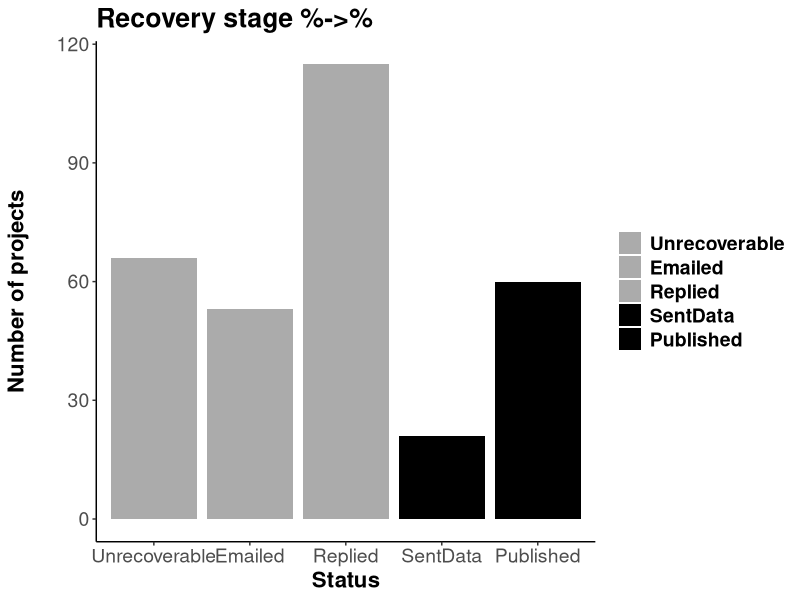

This figure's R source: (Note: this script raises an error after producing the figure.)
## ---- chunk 1

library(knitr)
library(dplyr)
library(readr)
library(ggplot2)
library(reshape2)
library(grid)
library(gridExtra)
library(gtable)
library(cowplot)

rslt=read.csv('data/archResRevised2.csv',header=T,stringsAsFactors=F)
rslt[rslt$Status=='published','Status']<-'Published'

rslt$succ=ifelse(rslt$Status %in% c('Published','SentData','Revised'),0,1)
rslt$statSucc=ifelse(rslt$Status %in% c('Published','SentData','Revised'),1,2) # 1 = success, 2 = not successful

agDes=read.csv('data/ecoInfoAgencyDesig.csv',header=T,stringsAsFactors=T,col.names=c('agency','agGrp','agSubGrp'))
agDes$agGrp=gsub('nonProf','private',agDes$agGrp)

rslt2=merge(rslt,agDes,all.x=T)
rslt2=rslt2 %>%
  filter(!end>2010) 
## ---- chunk 2

overall=table(rslt2$Status)
overallLong=melt(overall)
colnames(overallLong)=c('Status','nDatasets')
overall2=overallLong %>%
  mutate(prop=nDatasets/sum(nDatasets))

possible=overallLong %>%
  filter(!Status=='Unrecoverable') %>%
  mutate(prop=nDatasets/sum(nDatasets))

statusOrd=c('Unrecoverable','Emailed','Replied','SentData','Revised','Published')
#rslt2$Status=as.factor(rslt2$Status,levels=statusOrd,ordered=T)
statGrey=c('Unrecoverable'='gray67',
             'Emailed'='gray67',
             'Replied'='gray67',
             'SentData'='black',
             'Revised'='black',
             'Published'='black')

statPlot=ggplot()+
  geom_bar(data=rslt2,
                 aes(x=factor(Status,levels=statusOrd,ordered=T),fill=Status))+
  scale_fill_manual(labels=statusOrd,breaks=statusOrd,values=statGrey)+
  theme(legend.title=element_blank())+
  theme(panel.grid.major = element_blank(),
        panel.grid.minor = element_blank(),
        panel.border = element_blank(),
        panel.background = element_blank())+
  #theme(axis.text.x = element_text(angle=90))+
  xlab('Status')+
  ylab('Number of projects\n')+
  ggtitle('Recovery stage %->%')+
  theme(axis.text=element_text(size=14),
        title=element_text(size=16,face="bold"),
        legend.text = element_text(size = 14, face = "bold"))+
  theme(axis.line.x = element_line(color="black"),
        axis.line.y = element_line(color="black"))

statPlot

## ---- chunk 3

catYN=as.data.frame(table(rslt2$dataType,rslt2$succ))
colnames(catYN)=c('category','succ','nDatasets')

broadSpl=strsplit(as.character(catYN$category),'-')
catYN$broad=sapply(broadSpl,function(x) x[1])
bioSub=sapply(broadSpl,function(x) x[2])

bioYN=catYN %>%
  filter(broad=='biological') %>%
  mutate(subCat=na.omit(bioSub)) %>%
  group_by(category) %>%
  mutate(grpTots=sum(nDatasets)) %>%
  mutate(prop=nDatasets/grpTots)

bioYN$subCat=factor(bioYN$subCat,levels=c("habitat",'plankton','benthicInverts','fish','birds','mammals'))

##### general fields (biology grouped)

sums=bioYN %>%
  group_by(succ) %>%
  summarise(nDatasets=sum(nDatasets)) %>%
  mutate(category='biological') %>%
  select(category,succ,nDatasets)

broadDf=catYN %>%
  filter(!broad=='biological') %>%
  group_by(broad) %>%
  mutate(grpTots=sum(nDatasets)) %>%
  mutate(prop=nDatasets/grpTots)
  
broadDf$category<-factor(broadDf$category,levels=c('physical',"biological",'social',"oil",'modeling'))
broadDf[9:10,]<-sums
broadDf[9:10,'prop'] <- c(broadDf$nDatasets[9]/sum(sums$nDatasets),broadDf$nDatasets[10]/sum(sums$nDatasets))
broadDf[9:10,'grpTots'] <- sum(sums$nDatasets)

broadNds=ggplot(broadDf[broadDf$succ==0,],aes(x=category,y=grpTots))+
  geom_bar(stat = "identity",fill="grey")+
  theme(axis.line=element_line('black'),
        panel.grid.major = element_blank(),
        panel.grid.minor = element_blank(),
        panel.border = element_blank(),
        panel.background = element_blank())+
  theme(axis.text.x = element_blank(),
        axis.title.x = element_blank())+
  ggtitle('General fields')+
  ylab('Number of projects\n')+
  theme(axis.text=element_text(size=14),
        title=element_text(size=16,face="bold"))+
  theme(axis.line.x = element_line(color="black"),
        axis.line.y = element_line(color="black"))
  
broadPerc=ggplot(broadDf[broadDf$succ==0,],aes(x=category,y=(prop*100)))+
  geom_bar(stat = "identity",fill="black")+
  scale_x_discrete(labels=c('physical',"biological",'social',"oil",'modeling'))+
  theme(axis.line=element_line('black'),
        panel.grid.major = element_blank(),
        panel.grid.minor = element_blank(),
        panel.border = element_blank(),
        panel.background = element_blank(),
        axis.text.x = element_text(angle=90))+
  xlab('Field')+
  ylab('% successful\n')+
  ylim(0,63)+
  theme(axis.text=element_text(size=14),
        title=element_text(size=16,face="bold"))+
  theme(axis.line.x = element_line(color="black"),
        axis.line.y = element_line(color="black"))+
  # annotate("text", x = 1, y=broadDf$prop[[3]]*100+2, label = as.character(broadDf[broadDf$category=="physical" & broadDf$succ==0,"grpTots"]))+
  # annotate("text", x = 2, y=broadDf$prop[[9]]*100+2, label = as.character(broadDf[broadDf$category=="biological" & broadDf$succ==0,"grpTots"]))+
  annotate("text", x = 3, y=broadDf$prop[[4]]*100+1, label = "*",size=7) #as.character(broadDf[broadDf$category=="social" & broadDf$succ==0,"grpTots"]))+
  # annotate("text", x = 4, y=broadDf$prop[[2]]*100+2, label = as.character(broadDf[broadDf$category=="oil" & broadDf$succ==0,"grpTots"]))+
  # annotate("text", x = 5, y=broadDf$prop[[1]]*100+2, label = as.character(broadDf[broadDf$category=="modeling" & broadDf$succ==0,"grpTots"]))

#biology fields

bioPerc=ggplot(bioYN[bioYN$succ==0,],aes(x=subCat,y=(prop*100)))+
  geom_bar(stat = "identity",fill="black")+
  scale_x_discrete(labels=c("habitat","plankton","inverts","fish","birds","mammals"))+
  theme(axis.line=element_line('black'),
        panel.grid.major = element_blank(),
        panel.grid.minor = element_blank(),
        panel.border = element_blank(),
        panel.background = element_blank())+
  theme(axis.text.x = element_text(angle=90),
        axis.title.y = element_blank())+
  ylim(0,63)+
  xlab('Bio Field')+
  #ylab('% successful')+
  theme(axis.text=element_text(size=14),
        title=element_text(size=16,face="bold"))+
  theme(axis.line.x = element_line(color="black"),
        axis.line.y = element_line(color="black"))+
  # annotate("text", x = 1, y=bioYN$prop[[4]]*100+3, label = as.character(bioYN[bioYN$category=="biological-habitat" & bioYN$succ==0,"grpTots"]))+
  # annotate("text", x = 2, y=bioYN$prop[[6]]*100+3, label = as.character(bioYN[bioYN$category=="biological-plankton" & bioYN$succ==0,"grpTots"]))+
  # annotate("text", x = 3, y=bioYN$prop[[1]]*100+3, label = as.character(bioYN[bioYN$category=="biological-benthicInverts" & bioYN$succ==0,"grpTots"]))+
  annotate("text", x = 4, y=bioYN$prop[[3]]*100+1, label = "*",size=7) #as.character(bioYN[bioYN$category=="biological-fish" & bioYN$succ==0,"grpTots"]))+
  # annotate("text", x = 5, y=bioYN$prop[[2]]*100+3, label = as.character(bioYN[bioYN$category=="biological-birds" & bioYN$succ==0,"grpTots"]))+
  # annotate("text", x = 6, y=bioYN$prop[[5]]*100+3, label = as.character(bioYN[bioYN$category=="biological-mammals" & bioYN$succ==0,"grpTots"]))

bioNds=ggplot(bioYN[bioYN$succ==0,],aes(x=subCat,y=grpTots))+
  geom_bar(stat = "identity",fill="grey")+
  theme(axis.line=element_line('black'),
        panel.grid.major = element_blank(),
        panel.grid.minor = element_blank(),
        panel.border = element_blank(),
        panel.background = element_blank())+
  theme(axis.text.x = element_blank(),
        axis.title = element_blank())+
  #ylim=c(0,300)+
  ggtitle('Biology sub-fields')+
  ylab('Number of projects\n')+
  theme(axis.text=element_text(size=14),
        title=element_text(size=16,face="bold"))+
  theme(axis.line.x = element_line(color="black"),
        axis.line.y = element_line(color="black"))

# grid.arrange(broadNds,bioNds,broadPerc,bioPerc, ncol = 2,heights=c(1,1.5))

plot_grid(broadNds,bioNds,broadPerc,bioPerc, ncol = 2, rel_heights=c(0.5,1),align="v")

## ---- chunk 4
secSubYN=as.data.frame(table(rslt2$agSubGrp,rslt2$succ))
colnames(secSubYN)=c('subSector','succ','nDatasets')

secSubYN2=secSubYN %>%
  group_by(subSector) %>%
  mutate(grpTots=sum(nDatasets)) %>%
  mutate(prop=nDatasets/grpTots)
secSubYN2$subSector=factor(secSubYN2$subSector,levels=c("gov_fed","gov_state","academia","nonProf","private","tribe"),ordered = T)

subSecNds=ggplot(secSubYN2,aes(x=subSector,y=nDatasets))+
  geom_bar(stat = "identity",fill="grey")+
  theme(axis.line=element_line('black'),
        panel.grid.major = element_blank(),
        panel.grid.minor = element_blank(),
        panel.border = element_blank(),
        panel.background = element_blank())+
  theme(axis.text.x = element_blank(),
        axis.title.x = element_blank())+
  ylab('Number of projects\n')+
  theme(axis.text=element_text(size=14),
        title=element_text(size=16,face="bold"))+
  theme(axis.line.x = element_line(color="black"),
        axis.line.y = element_line(color="black"))

subSecPerc=ggplot(secSubYN2[secSubYN2$succ==0,],aes(x=subSector,y=as.numeric(prop*100)))+
  geom_bar(stat = "identity",fill="black")+
  scale_x_discrete(breaks=levels(secSubYN2$subSector),
                   labels=c("Gov - fed","Gov - State","academia","non-profit","for-profit","AK native"))+
  theme(axis.line=element_line('black'),
        panel.grid.major = element_blank(),
        panel.grid.minor = element_blank(),
        panel.border = element_blank(),
        panel.background = element_blank(),
        axis.text.x = element_text(angle=90))+
  xlab('\nSector')+
  ylab('% successful\n')+
  ylim(0,63)+
  #ggtitle('Percent success by research sector type')+
  theme(axis.text=element_text(size=14),
        title=element_text(size=16,face="bold"))+
  theme(axis.line.x = element_line(color="black"),
        axis.line.y = element_line(color="black"))
  # annotate("text", x = 1, y=secSubYN2$prop[[2]]*100+3, label = as.character(secSubYN2[secSubYN2$subSector=="gov_fed" & secSubYN2$succ==0,"grpTots"]))+
  # annotate("text", x = 2, y=secSubYN2$prop[[3]]*100+3, label = as.character(secSubYN2[secSubYN2$subSector=="gov_state" & secSubYN2$succ==0,"grpTots"]))+
  # annotate("text", x = 3, y=secSubYN2$prop[[1]]*100+3, label = as.character(secSubYN2[secSubYN2$subSector=="academia" & secSubYN2$succ==0,"grpTots"]))+
  # annotate("text", x = 4, y=secSubYN2$prop[[4]]*100+3, label = as.character(secSubYN2[secSubYN2$subSector=="nonProf" & secSubYN2$succ==0,"grpTots"]))+
  # annotate("text", x = 5, y=secSubYN2$prop[[5]]*100+3, label = as.character(secSubYN2[secSubYN2$subSector=="private" & secSubYN2$succ==0,"grpTots"]))+
  # annotate("text", x = 6, y=secSubYN2$prop[[6]]*100+3, label = as.character(secSubYN2[secSubYN2$subSector=="tribe" & secSubYN2$succ==0,"grpTots"]))

# grid.arrange(subSecNds, subSecPerc, ncol = 1, heights=c(1,1.75))
plot_grid(subSecNds, subSecPerc, ncol = 1, rel_heights=c(1,1.75),align="v")

## ---- chunk 5

rslt2$succ<-ifelse(rslt2$Status %in% c('Unrecoverable','Emailed','Replied'),1,0)

endYr=rslt2 %>%
  filter(!end<1989) %>%
  filter(!end>2010) %>%
  select(succ,end)

endYrs=as.data.frame(table(endYr$end,endYr$succ))
colnames(endYrs)=c('year','succ','freq')
endYrs<- mutate(endYrs,since=(2012-as.numeric(paste(endYrs$year))))

yrsPropEnd<-endYrs %>%
  group_by(as.character(year)) %>%
  mutate(yrSum=sum(freq)) %>%
  mutate(prop=freq/yrSum)

yrsNds=ggplot(yrsPropEnd[yrsPropEnd$succ==0,],aes(x=since,y=yrSum)) +
  geom_bar( stat="identity",fill="grey")+
  theme(axis.line=element_line('black'),
        panel.grid.major = element_blank(),
        panel.grid.minor = element_blank(),
        panel.border = element_blank(),
        panel.background = element_blank(),
        axis.title.y=element_text(color="black"),
        axis.title.x=element_blank())+
  xlim(min(endYrs$since),max(endYrs$since))+
  #ylim(0,100)+ 
  #xlab('Years since funding award')+
  ylab('Number\nof projects')+
  theme(legend.position="none",
        axis.text=element_text(size=14),
        title=element_text(size=16,face="bold"),
        axis.line.x = element_line(color="black"),
        axis.line.y = element_line(color="black"))


yrsPerc=ggplot(yrsPropEnd[yrsPropEnd$succ==0,],aes(x=since,y=as.numeric(prop*100)))+
  geom_bar(stat = "identity",fill="black")+
  xlim(min(endYrs$since),max(endYrs$since))+
  theme(axis.line=element_line('black'),
        panel.grid.major = element_blank(),
        panel.grid.minor = element_blank(),
        panel.border = element_blank(),
        panel.background = element_blank())+
  xlab('Age of data (years)')+
  ylab('% successful\n')+
  ylim(0,63)+
  theme(axis.text=element_text(size=14),
        title=element_text(size=16,face="bold"))+
  theme(axis.line.x = element_line(color="black"),
        axis.line.y = element_line(color="black"))

# grid.arrange(yrsNds, yrsPerc, ncol = 1, heights=c(1,1.5))
plot_grid(yrsNds, yrsPerc, ncol = 1, rel_heights=c(1,1.5),align="v")
## ---- chunk 6
reas=rslt2 %>%
  filter(Status=='Unrecoverable') %>%
  filter(!reason=="no data generated") %>%
  filter(!reason=="data uvailable") %>%
  select(Status,reason)
reasTab=as.data.frame(table(reas$reason))
colnames(reasTab)=c('reason','nDatasets')

## add in status = 'emailed' to 'no contact info' & status = "replied" to unwilling to share? ...discuss with group

reasTab[reasTab$reason=='no contact info',"nDatasets"] <- (reasTab[reasTab$reason=='no contact info',"nDatasets"] + length(rslt2[rslt2$Status=='Emailed','Status'])) 

levels(reasTab$reason)=c(levels(reasTab$reason),'communication lost')

reasTab[6,]<-c('communication lost', length(rslt2[rslt2$Status=='Replied','Status'])+1)# +1 for one of the 'data unavailable' datasets, add the other to "data lost"
reasTab[1,2]<-as.numeric(as.character(reasTab[reasTab$reason=="data lost","nDatasets"]))+1

reasTab<-arrange(reasTab,as.numeric(nDatasets))
reasTab$reason<-factor(reasTab$reason,levels = reasTab$reason,ordered = T)

reasTot=sum(as.numeric(reasTab$nDatasets))
reasTab$perc=as.numeric(reasTab$nDatasets)/reasTot

whyNot<-ggplot(reasTab,aes(x=reason,y=as.numeric(perc)*100))+
  geom_bar(stat = "identity")+
  coord_flip()+
  theme(axis.line=element_line('black'),
        panel.grid.major = element_blank(),
        panel.grid.minor = element_blank(),
        panel.border = element_blank(),
        panel.background = element_blank())+
  #theme(axis.text.x = element_text(angle=90))+
  ylim(0,63)+
  xlab('')+
  ylab('\nPercent of unsuccessful projects')+
  ggtitle('Why are data not recovered?')+
  theme(axis.text=element_text(size=14),
        title=element_text(size=16,face="bold"))+
  theme(axis.line.x = element_line(color="black"),
        axis.line.y = element_line(color="black")) ## *** add each n as text above bar
whyNot
